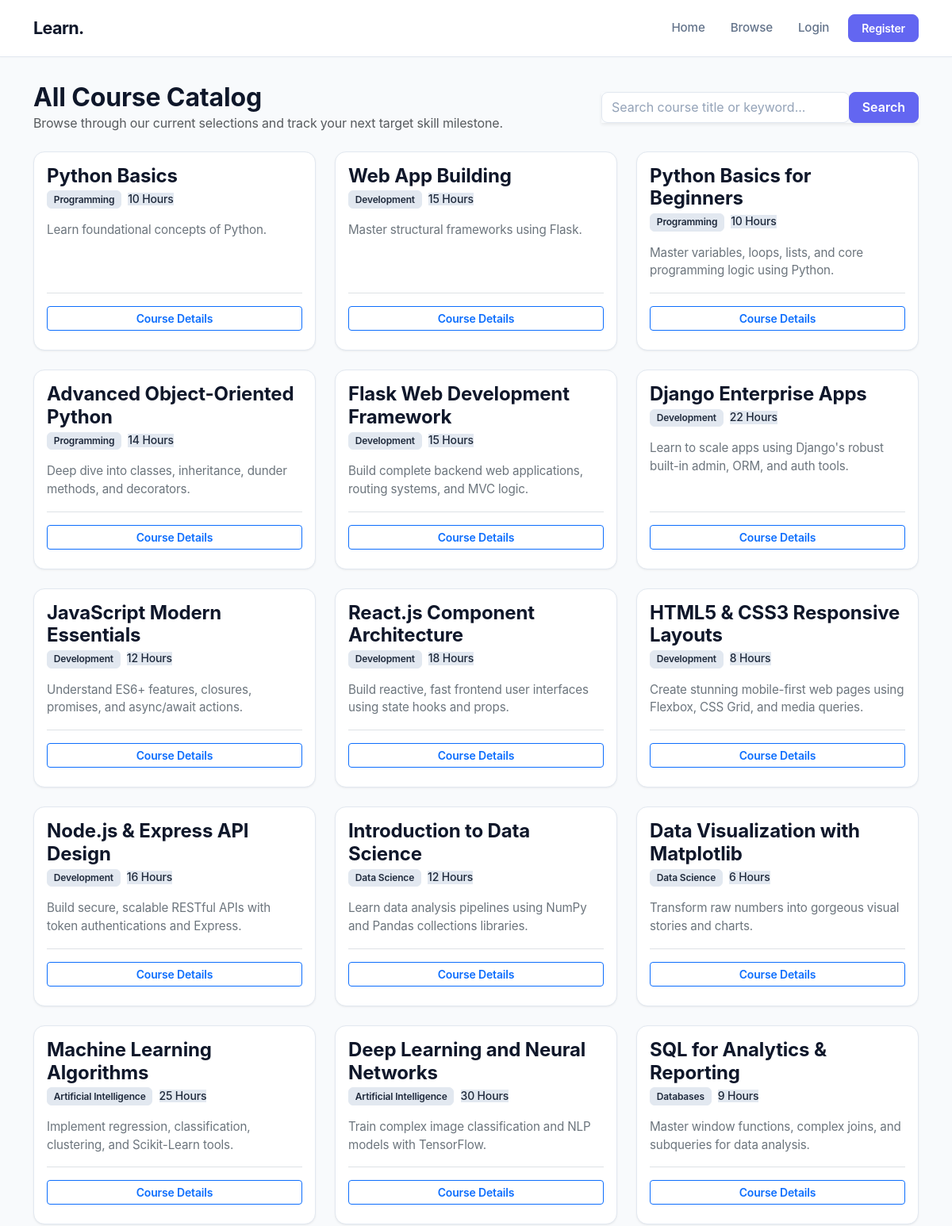
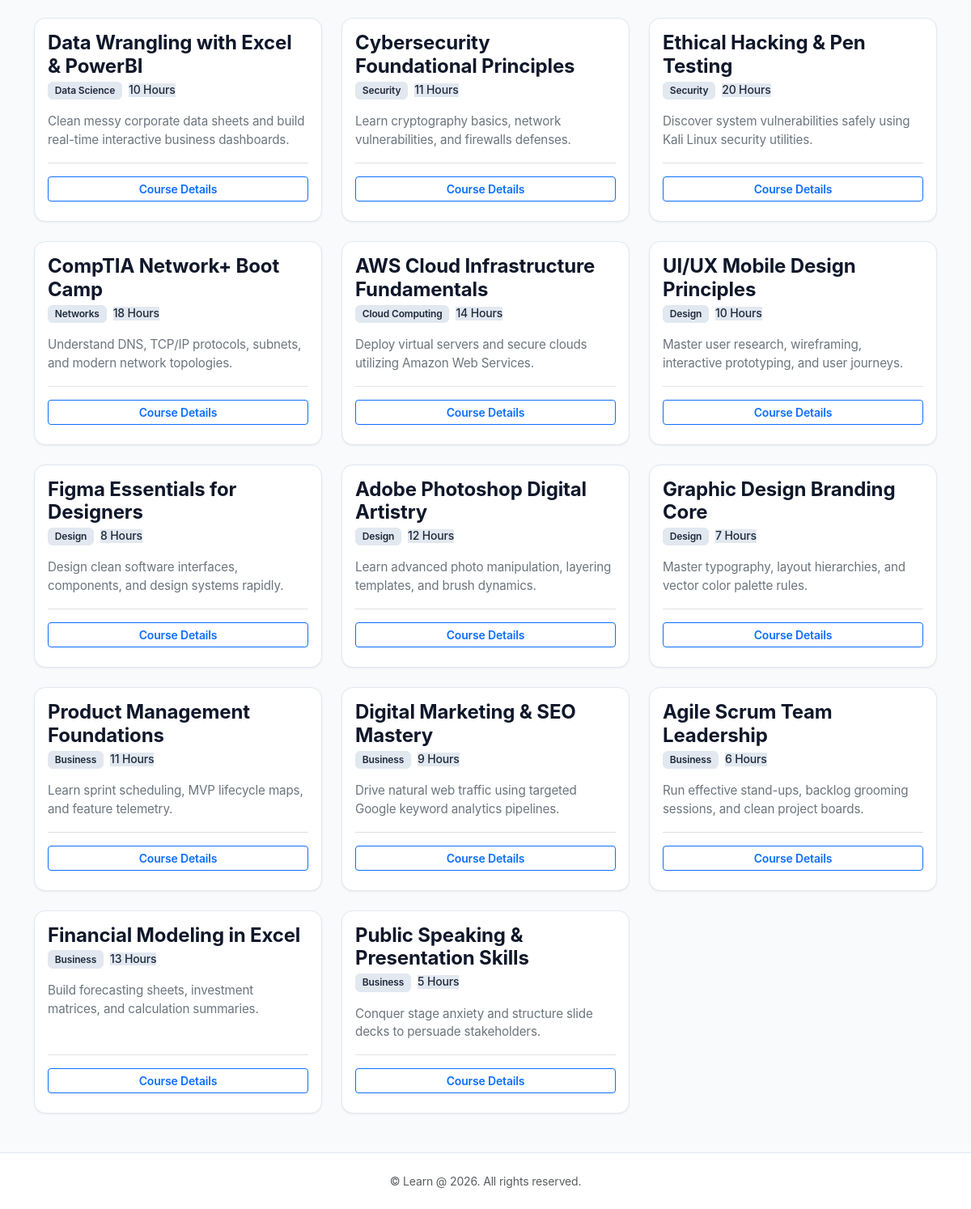
Screenshot of /courses with the database file from the repository (2 pictures, top to bottom).
### tables this page shows
CREATE TABLE COURSES (CourseID INTEGER PRIMARY KEY AUTOINCREMENT,
                                            COURSE_NAME TEXT NOT NULL,
                                            CATEGORY TEXT NOT NULL,
                                            DURATION TEXT NOT NULL,
                                            DESCRIPTION TEXT NOT NULL);

### app.py (the view)
@app.route('/courses')#all courses
def courses():
    search_query = request.args.get('search', '').strip()
    if "user_id" in session:#checking weather the user is in log in
        allready_enrolled = db.enroll_btn(session["user_id"])#to ckeck the course allready enrolled or not
    else:
        allready_enrolled =[]
    if search_query:# selecting the filered course
        all_courses = db.search_courses(search_query)
    else:
        all_courses = db.view_all_course()#if no filetr all course dispaly
    return render_template('courses.html', courses=all_courses, search_query=search_query,allready_enrolled=allready_enrolled)

### database.py (called while the page is built)
    def get_connection(self): #creating connection as method
        con = sqlite3.connect("courses.db")
        return con

    def view_all_course(self): # select all courses
        con = self.get_connection()
        ALL_COURSE = con.execute("SELECT * FROM COURSES").fetchall()
        con.close()
        return ALL_COURSE

### templates/courses.html (shortened to what this page needs)
{% extends 'base.html' %}
{% block content %}
<div class="mb-4 d-flex flex-column flex-md-row justify-content-between align-items-md-center gap-3">
    <div>
        <h2 class="fw-bold m-0">All Course Catalog</h2>
        <p class="text-muted m-0">Browse through our current selections and track your next target skill milestone.</p>
    </div>
    <form action="{{ url_for('courses') }}" method="GET" style="max-width: 400px; width: 100%;">
        <div class="input-group shadow-sm">
            <input type="text" name="search" class="form-control" placeholder="Search course title or keyword..." value="{{ search_query }}">
            <button class="btn btn-primary fw-bold" type="submit">Search</button>
        </div>
    </form>
</div>
<div class="row g-4">
    {% for course in courses %}
    <div class="col-12 col-md-6 col-lg-4">
        <div class="card course-card h-100 shadow-sm border-0">
            <div class="card-body d-flex flex-column justify-content-between">
                <div>
                    <h4 class="card-title fw-bold text-dark">{{ course[1] }}</h4>
                    <h6 class="card-subtitle mb-2 text-muted">
                        <span class="badge bg-secondary me-1">{{ course[2] }}</span>
                        <span class="small">{{ course[3] }}</span>
                    </h6>
                    <p class="card-text text-secondary mt-3" style="font-size: 0.95em; line-height: 1.5;">
                        {{ course[4] }}
                    </p>
                </div>
                <div class="border-top pt-3 mt-3">
                    <a href="{{ url_for('course_details', course_id=course[0]) }}" class="btn btn-outline-primary btn-sm w-100 mb-2 fw-semibold">
                    Course Details
                    </a>
                </div>
            </div>
        </div>
    </div>
    {% else %}
    <div class="col-12">
        <div class="alert alert-info text-center py-4">
            No courses found matching "<strong>{{ search_query }}</strong>".clear filters to view all courses.
        </div>
    </div>
    {% endfor %}
</div>
{% endblock %}

### templates/base.html (shortened to what this page needs)
<!DOCTYPE html>
<html lang="en">
<head>
    <link href="https://cdn.jsdelivr.net/npm/bootstrap@5.3.0/dist/css/bootstrap.min.css" rel="stylesheet">
    <link rel="stylesheet" href="{{ url_for('static', filename='style.css') }}">
</head>
<body>
<nav class="navbar navbar-expand-lg mb-4">
    <div class="container">
        <a class="navbar-brand fw-bold" href="{{ url_for('home') }}">Learn.</a>
        <div class="collapse navbar-collapse" id="navbarNav">
            <div class="navbar-nav ms-auto align-items-center">
                <a class="nav-item nav-link px-3" href="{{ url_for('home') }}">Home</a>
                <a class="nav-item nav-link px-3" href="{{ url_for('courses') }}">Browse</a>
                {% if session.get('user_id') %}
                    <a class="nav-item nav-link px-3" href="{{ url_for('dashboard') }}">Dashboard</a>
                    <a class="nav-item nav-link px-3" href="{{ url_for('profile') }}">Profile</a>
                    <span class="navbar-text text-secondary small ms-2 d-none d-md-inline">| Student: <strong class="text-dark">{{ session.get('user_name') if session.get('user_name') else 'Student' }}</strong></span>
                    <a href="{{ url_for('logout') }}" class="btn btn-sm btn-outline-secondary ms-3 px-3">Logout</a>
                {% else %}
                    <a class="nav-item nav-link px-3" href="{{ url_for('login') }}">Login</a>
                    <a class="btn btn-primary btn-sm ms-2 px-3 text-white fw-semibold" href="{{ url_for('register') }}">Register</a>
                {% endif %}
            </div>
        </div>
    </div>
</nav>
<div class="container flex-grow-1 mb-5">
    {% block content %}{% endblock %}
</div>
<footer class="text-center py-4 text-muted small mt-auto">
    &copy; Learn @ 2026. All rights reserved.
</footer>
</body>
</html>

### static/style.css (style rules this page uses)
:root { --bg-main: #F8FAFC; --card-bg: #FFFFFF; --text-main: #0F172A; --text-muted: #64748B; --primary-purple: #6366F1; --primary-hover: #4F46E5; --border-light: #E2E8F0; --success-green: #10B981; --success-bg: #F0FDF4; }
body { background-color: var(--bg-main) !important; color: var(--text-main) !important; font-family: -apple-system, BlinkMacSystemFont, "Segoe UI", Roboto, system-ui, sans-serif; letter-spacing: -0.01em; display: flex; flex-direction: column; min-height: 100vh; }
.navbar { background-color: var(--card-bg) !important; border-bottom: 1px solid var(--border-light) !important; padding: 0.9rem 0px !important; box-shadow: 0 1px 2px 0 rgba(0, 0, 0, 0.02) !important; }
.navbar-brand { letter-spacing: -0.03em; color: var(--text-main) !important; font-size: 1.35rem; }
.navbar .nav-link { color: var(--text-muted) !important; font-weight: 500; font-size: 0.95rem; transition: color 0.15s ease; }
.card, .course-card { background: var(--card-bg) !important; border: 1px solid var(--border-light) !important; border-radius: 14px !important; box-shadow: 0 1px 3px 0 rgba(0, 0, 0, 0.05), 0 1px 2px -1px rgba(0, 0, 0, 0.05) !important; transition: all 0.25s cubic-bezier(0.4, 0, 0.2, 1) !important; }
h1, h2, h3, h4, h5, h6, label, p, .card-title { color: var(--text-main) !important; }
.badge.bg-secondary { background-color: #F1F5F9 !important; color: #475569 !important; border: 1px solid #E2E8F0 !important; font-weight: 600 !important; }
.btn-primary { background-color: var(--primary-purple) !important; border-color: var(--primary-purple) !important; color: #FFFFFF !important; font-weight: 600 !important; border-radius: 8px !important; padding: 0.4rem 1rem; transition: all 0.15s ease !important; }
.form-control { background-color: var(--card-bg) !important; color: #0F172A !important; border: 1px solid var(--border-light) !important; border-radius: 8px !important; }
.form-control::placeholder { color: #94A3B8 !important; }
footer { background-color: var(--card-bg) !important; border-top: 1px solid var(--border-light) !important; }
.badge.bg-secondary, .card-subtitle .badge, .card-subtitle span { background-color: #E2E8F0 !important; color: #1E293B !important; opacity: 1 !important; display: inline-block !important; visibility: visible !important; }

### rows the page displays
COURSES: COURSE_NAME "Python Basics", CATEGORY "Programming", DURATION "10 Hours", DESCRIPTION "Learn foundational concepts of Python."
COURSES: COURSE_NAME "Web App Building", CATEGORY "Development", DURATION "15 Hours", DESCRIPTION "Master structural frameworks using Flask."
COURSES: COURSE_NAME "Python Basics for Beginners", CATEGORY "Programming", DURATION "10 Hours", DESCRIPTION "Master variables, loops, lists, and core programming logic using Python."
COURSES: COURSE_NAME "Advanced Object-Oriented Python", CATEGORY "Programming", DURATION "14 Hours", DESCRIPTION "Deep dive into classes, inheritance, dunder methods, and decorators."
COURSES: COURSE_NAME "Flask Web Development Framework", CATEGORY "Development", DURATION "15 Hours", DESCRIPTION "Build complete backend web applications, routing systems, and MVC logic."
COURSES: COURSE_NAME "Django Enterprise Apps", CATEGORY "Development", DURATION "22 Hours", DESCRIPTION "Learn to scale apps using Django's robust built-in admin, ORM, and auth tools."
COURSES: COURSE_NAME "JavaScript Modern Essentials", CATEGORY "Development", DURATION "12 Hours", DESCRIPTION "Understand ES6+ features, closures, promises, and async/await actions."
COURSES: COURSE_NAME "React.js Component Architecture", CATEGORY "Development", DURATION "18 Hours", DESCRIPTION "Build reactive, fast frontend user interfaces using state hooks and props."
COURSES: COURSE_NAME "HTML5 & CSS3 Responsive Layouts", CATEGORY "Development", DURATION "8 Hours", DESCRIPTION "Create stunning mobile-first web pages using Flexbox, CSS Grid, and media queries."
COURSES: COURSE_NAME "Node.js & Express API Design", CATEGORY "Development", DURATION "16 Hours", DESCRIPTION "Build secure, scalable RESTful APIs with token authentications and Express."
COURSES: COURSE_NAME "Introduction to Data Science", CATEGORY "Data Science", DURATION "12 Hours", DESCRIPTION "Learn data analysis pipelines using NumPy and Pandas collections libraries."
COURSES: COURSE_NAME "Data Visualization with Matplotlib", CATEGORY "Data Science", DURATION "6 Hours", DESCRIPTION "Transform raw numbers into gorgeous visual stories and charts."
COURSES: COURSE_NAME "Machine Learning Algorithms", CATEGORY "Artificial Intelligence", DURATION "25 Hours", DESCRIPTION "Implement regression, classification, clustering, and Scikit-Learn tools."
COURSES: COURSE_NAME "Deep Learning and Neural Networks", CATEGORY "Artificial Intelligence", DURATION "30 Hours", DESCRIPTION "Train complex image classification and NLP models with TensorFlow."
COURSES: COURSE_NAME "SQL for Analytics & Reporting", CATEGORY "Databases", DURATION "9 Hours", DESCRIPTION "Master window functions, complex joins, and subqueries for data analysis."
COURSES: COURSE_NAME "Data Wrangling with Excel & PowerBI", CATEGORY "Data Science", DURATION "10 Hours", DESCRIPTION "Clean messy corporate data sheets and build real-time interactive business dashboards."
COURSES: COURSE_NAME "Cybersecurity Foundational Principles", CATEGORY "Security", DURATION "11 Hours", DESCRIPTION "Learn cryptography basics, network vulnerabilities, and firewalls defenses."
COURSES: COURSE_NAME "Ethical Hacking & Pen Testing", CATEGORY "Security", DURATION "20 Hours", DESCRIPTION "Discover system vulnerabilities safely using Kali Linux security utilities."
COURSES: COURSE_NAME "CompTIA Network+ Boot Camp", CATEGORY "Networks", DURATION "18 Hours", DESCRIPTION "Understand DNS, TCP/IP protocols, subnets, and modern network topologies."
COURSES: COURSE_NAME "AWS Cloud Infrastructure Fundamentals", CATEGORY "Cloud Computing", DURATION "14 Hours", DESCRIPTION "Deploy virtual servers and secure clouds utilizing Amazon Web Services."
COURSES: COURSE_NAME "UI/UX Mobile Design Principles", CATEGORY "Design", DURATION "10 Hours", DESCRIPTION "Master user research, wireframing, interactive prototyping, and user journeys."
COURSES: COURSE_NAME "Figma Essentials for Designers", CATEGORY "Design", DURATION "8 Hours", DESCRIPTION "Design clean software interfaces, components, and design systems rapidly."
COURSES: COURSE_NAME "Adobe Photoshop Digital Artistry", CATEGORY "Design", DURATION "12 Hours", DESCRIPTION "Learn advanced photo manipulation, layering templates, and brush dynamics."
COURSES: COURSE_NAME "Graphic Design Branding Core", CATEGORY "Design", DURATION "7 Hours", DESCRIPTION "Master typography, layout hierarchies, and vector color palette rules."
COURSES: COURSE_NAME "Product Management Foundations", CATEGORY "Business", DURATION "11 Hours", DESCRIPTION "Learn sprint scheduling, MVP lifecycle maps, and feature telemetry."
COURSES: COURSE_NAME "Digital Marketing & SEO Mastery", CATEGORY "Business", DURATION "9 Hours", DESCRIPTION "Drive natural web traffic using targeted Google keyword analytics pipelines."
COURSES: COURSE_NAME "Agile Scrum Team Leadership", CATEGORY "Business", DURATION "6 Hours", DESCRIPTION "Run effective stand-ups, backlog grooming sessions, and clean project boards."
COURSES: COURSE_NAME "Financial Modeling in Excel", CATEGORY "Business", DURATION "13 Hours", DESCRIPTION "Build forecasting sheets, investment matrices, and calculation summaries."
COURSES: COURSE_NAME "Public Speaking & Presentation Skills", CATEGORY "Business", DURATION "5 Hours", DESCRIPTION "Conquer stage anxiety and structure slide decks to persuade stakeholders."
